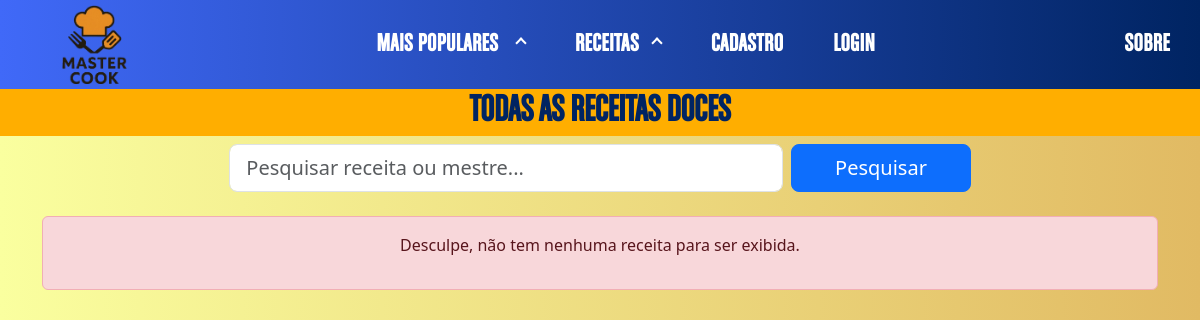
Before: /receitas/doces/ with the older database file.
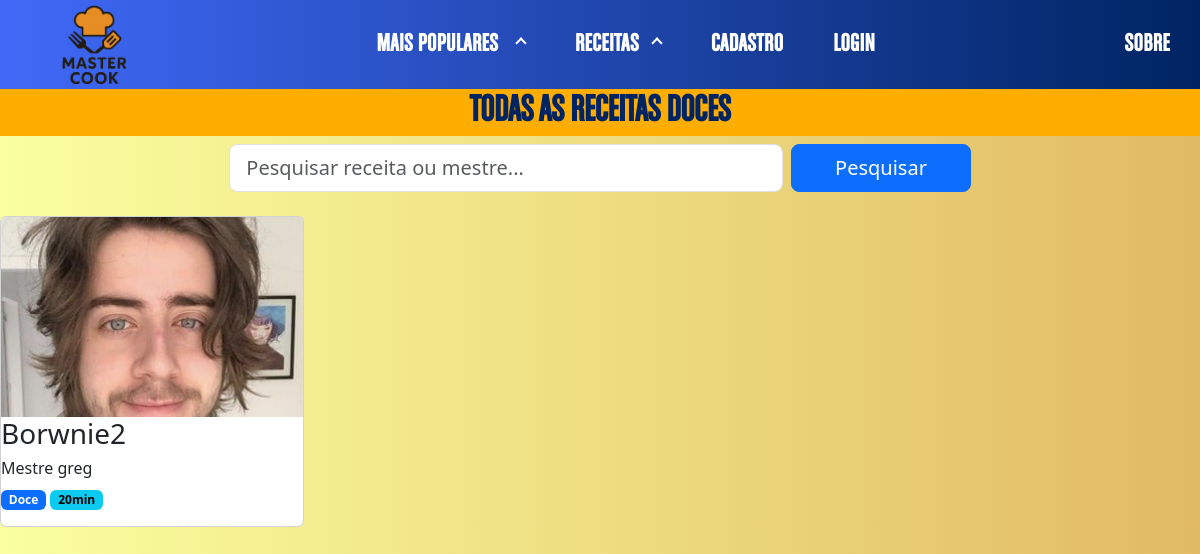
After: the same page with the newer database file.
### mastercook/area_administrativa/models.py (models this page shows, shortened)
class Receita(models.Model):
    DOCE = "D"
    SALGADA = "S"
    CATEGORIA_CHOICES=(
        (DOCE,'Doce'),
        (SALGADA,'Salgada'),
    )
    nome_prato = models.CharField(verbose_name="Nome do prato",max_length=50, blank=True, null=True)
    receita = models.TextField(max_length=200, blank=True, null=True)
    imagem = models.ImageField(
        upload_to="receitas/",   # pasta dentro de MEDIA_ROOT
        blank=True,
        null=True
    )
    mestre = models.ForeignKey(Usuario, on_delete=models.DO_NOTHING, blank = True, null = True)
    popular = models.BooleanField(default=False)
    tempo_preparo = models.PositiveIntegerField(verbose_name="Tempo de preparo (em minutos)", blank = True, null = True, default=0 )
    categoria = models.CharField(
        max_length=1,
        choices=CATEGORIA_CHOICES,
    )
    ativa = models.BooleanField(default=False)
    class Meta:
        verbose_name_plural = 'Receitas'
        verbose_name = 'Receita'
        ordering = ('nome_prato',  'categoria','mestre')

### mastercook/usuarios/models.py (models this page shows, shortened)
class Usuario(AbstractUser):
    apelido = models.CharField(max_length=50, blank=True, null=True)
    bio = models.TextField(blank=True, null=True)
    avatar = models.ImageField(
        upload_to="avatar/",   # pasta dentro de MEDIA_ROOT
        blank=True,
        null=True
    )

### mastercook/website/views.py (the view)
# urls.py: path('receitas/doces/', views.doces, name='doces'),
def doces(request):
    termo = request.GET.get("q", "").strip()
    receitas_doces = Receita.objects.filter(Q(categoria='Doce') | Q(categoria='D'), ativa=True)
    if termo:
        receitas_doces = receitas_doces.filter(
            Q(nome_prato__icontains=termo) |
            Q(mestre__username__icontains=termo)
        )
    contexto = {
        "receitas_doces": receitas_doces,
        "termo": termo,
    }
    return render(request, 'receitas/doces.html', contexto)

### mastercook/website/templates/receitas/doces.html (shortened to what this page needs)
{% extends "base.html" %}
{% load static %}
{% block 'head' %}
  <link href="https://cdn.jsdelivr.net/npm/bootstrap@5.3.6/dist/css/bootstrap.min.css" rel="stylesheet">
  <link rel="stylesheet" href="{% static 'css/main.css' %}">
{% endblock %}
{% block 'conteudo'%}
<h1 class="titulos_segundaspaginas">TODAS AS RECEITAS DOCES</h1>
<div class="container mb-4">
    <form method="get" class="row g-2 justify-content-center">
        <div class="col-md-6">
            <input type="text"
                   name="q"
                   class="form-control form-control-lg"
                   placeholder="Pesquisar receita ou mestre..."
                   value="{{ termo }}">
        </div>
        <div class="col-md-2">
            <button type="submit" class="btn btn-primary btn-lg w-100">
              Pesquisar
            </button>
        </div>
    </form>
</div>
<div class="galeria" id="galeria_doces">
{% for receita in receitas_doces %}
  <a title="{{receita.nome_prato}} do mestre {{receita.mestre.username}}" onclick="exibirReceita('{{receita.id}}', '{{receita.mestre.username}}')">
              <div class="item card" style="width: 19pc;" id="receita-{{receita.id}}">
                <img src="{{receita.imagem.url}}" alt="Imagem da receita {{receita.nome_prato}}" style="max-height: 200px; object-fit: cover;">
                <div class="info">
                  <h3>{{receita.nome_prato}}</h3>
                  <h6>Mestre {{receita.mestre.username}}</h6>
                  <p>
                  <span class="badge text-bg-primary">
                    {% if receita.categoria == "S" %}
                      Salgado
                    {% else %}
                      Doce
                    {% endif %}
                  </span>
                    <span class="badge text-bg-info">{{receita.tempo_preparo}}min</span>
                  </p>
                </div>
              </div>
  </a>
  {%empty %}
  <div class="container">
    <div class="alert alert-danger" role="alert">
      <p class="text-center"> Desculpe, não tem nenhuma receita para ser exibida.</p>
    </div>
  </div>
{% endfor %}
</div>
{% endblock %}

### mastercook/templates/base.html (shortened to what this page needs)
{% load static %}
<!DOCTYPE html>
<html lang="pt-br">
<head>
    <link href="https://cdn.jsdelivr.net/npm/bootstrap@5.3.7/dist/css/bootstrap.min.css" rel="stylesheet">
    <link rel="stylesheet" href="{% static 'css/main.css'%}">
    {% block 'head' %} {% endblock %}
</head>
<body>
    <nav class="menu-container">
        <ul class="menu">
                <li><a href="{% url 'home' %}"><img src="{% static 'img/logo-site.png' %}" alt="Logo Principal do Site - Master Cook"></a></li>
                <li>
                    <a class="menu_populares" href="#" onclick="abrirSubMenu('menu_populares')">MAIS POPULARES <span class="seta"></span></a>
                </li>
                <li>
                    <a class="menu_receitas" href="#" onclick="abrirSubMenu('menu_receitas')">RECEITAS<span class="seta"></span></a>
                </li>
                {% if user.username %}
                    <li class="nav-item"> <a class="nav-link " href="{% url 'logout' %}">LOGOUT</a> </li>
                    <li class="nav-item"> <a class="nav-link " href="{% url 'home_area_restrita' %}">MEU PERFIL</a> </li>
                {% else %}
                    <li><a href="{% url 'registrar' %}">CADASTRO</a></li>
                    <li><a href="{% url 'login' %}">LOGIN</a></li>
                {% endif %}
                <li><a href="{% url 'sobre' %}">SOBRE</a></li>
        </ul>
    </nav>
        {% block 'conteudo'%} {% endblock %}
</body>
</html>

### mastercook/static/css/main.css (style rules this page uses)
* { margin: 0; padding: 0; }
.menu-container { background:linear-gradient(to right,#4069F8,#002462) ; display: flex; flex-wrap: wrap; justify-content: center; align-items: center; padding: 0 10px; font-family: chalet; }
.menu-container ul.menu { list-style: none; width: 100%; margin: 0; display: flex; justify-content: center; align-items: center; gap:10px; }
.menu-container ul.menu li { max-height:90px ; padding:5px 20px; }
.menu-container ul.menu li a { text-decoration: none; color: #fff; font-size: 26px; font-weight: 600; letter-spacing: .5px; }
.menu-container ul.menu li:first-child,.menu-container ul.menu li:last-child { flex-grow: 2; }
.menu-container ul.menu > li:last-child { text-align: right; padding-right: 20px; }
.menu-container ul.menu li img { width: 65px; }
.seta { display: inline-block; width: 8px; height: 8px; border-right: 2px solid white; border-bottom: 2px solid white; transform: rotate(225deg); transition: transform 0.3s ease-in-out; margin-left: 14px; margin-bottom: 4px; }
body { background: linear-gradient(to right, #FAFF9F, #E1BA63); margin: 0%; }
h1 { color: #002462; text-align: center; font-family: chalet; letter-spacing: 0px; font-size: 35px; }
.titulos_segundaspaginas { font-family: chalet; text-align: center; color: #002462; letter-spacing: 0px; font-size: 39px; background-color: #ffae00; font-weight: bold; }
form { justify-items: center; }

Changed rows visible on the page:
added Receita: imagem (picture), nome_prato "Borwnie2", mestre.username "greg", categoria "Doce", tempo_preparo "20"
Other visible differences:
text no longer shown: "Desculpe, não tem nenhuma receita para ser exibida."
